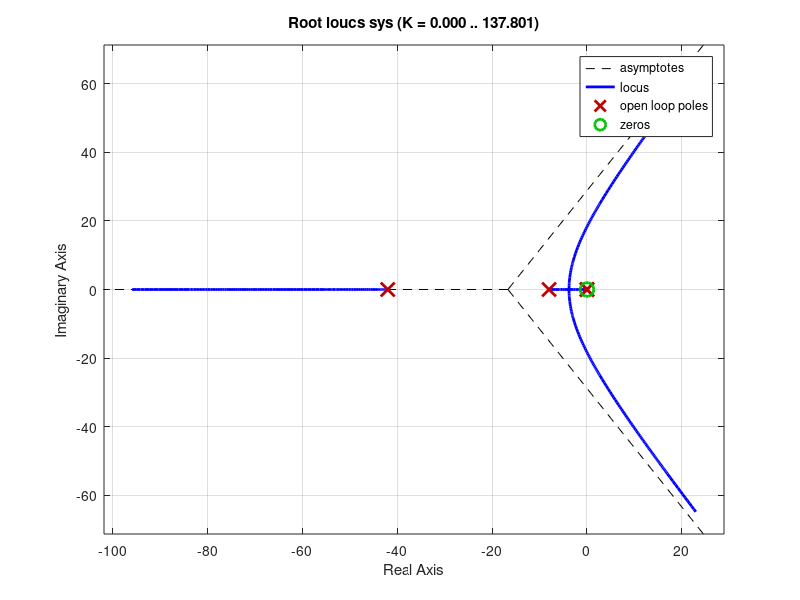

This chart was generated by the following MATLAB code:
clc; clear;

R2D=180/pi; %Rad2Deg conversion
RPM=30/pi; %Rad/sec to RPM conversion
%% Drone properties 
m=3; %Mass [kg]
g=9.81; %Gravity [N/kg]
L=0.3; %arm length [m]
Jx=0.01; %Inertia [Kg*m^2]
Jy=0.01;
Jz=0.02;

bp=0.001; %rotating damping coefficient
bq=0.001;
br=0.001;

cx=.00005; %translation damping coefficient
cy=0.005;
cz=3;

ts2=1; %Desired Position settling time
tsz=2; %Desired altitude settling time
ts=ts2/2;  %Desired attitude settling time

roll_angle_limit=pi/6; %angle (in Rad) to which the drone can incline
pitch_angle_limit=pi/6;
yaw_angle_limit=pi/6;

k_T=0.5; %Thrust coefficient of propellers
k_y=0.5; %Yaw coefficient

%% Attitude ctrl (inner loop 5X faster)


Tc=ts/25; %Time constant  % 5x faster than outer loop response (1s) 

%Roll ctrl
Kq=(Jy/Tc)-bq;   %inner loop derivative ctrl theta dot. Determined from 1st order transfer fcn form 
Kq2=Jy*((4/ts))*((-4/ts)+((bq+Kq)/Jy))/Kq; %Outer loop propportional for attitude ctrl

%Pitch ctrl
Kp=(Jx/Tc)-bp;
Kp2= Jx*((4/ts))*((-4/ts)+((bp+Kp)/Jx))/Kp;

%Yaw ctrl
Kr=(Jz/Tc)-br;
Kr2= Jz*((4/ts))*((-4/ts)+((br+Kr)/Jz))/Kr;

%% Position ctrl (with zero placement)

% X ctrl

alpha=-(bq+Kq)/(2*Jy);%for pole placement and clarity
beta=((2*alpha)^2)-4*Kq2*Kq/Jy;

p1=(alpha+(sqrt(beta))/2);%poles of 4th order Transfer function
p2=(alpha-(sqrt(beta))/2);
p3=-cx;
p4=0;


t1=atan((4/ts2)/(p1+(4/ts2))); %angles from poles to target poles
t2=atan((4/ts2)/(p2+(4/ts2)));
t3=atan((4/ts2)/(p3+(4/ts2)));
t4=3*pi/4;

z_x=cx; %Zero placement for desired reponse~~Warnings: if zero is placed at the first target pole, we end up having 2 poles and a zero on the same point
                                             %in the real world it might not be as accurate but it will still be stable around the pole 
tz=atan((4/ts2)/(-z_x+(4/ts2))); %angle from zero to target pole

l1=(p1+(4/ts2))/(cos(t1)); %lengths from poles/zero to targets 
l2=(p2+(4/ts2))/(cos(t2));
l3=(p3+(4/ts2))/(cos(t3));
l4=(p4+(4/ts2))/(cos(t4));
lz=(-z_x+(4/ts2))/(cos(tz));


Kx2=l1*l2*l3*l4/((Kq*Kq2*g/Jy)*lz); %prod of pole lengths divided prod of zero lengths
Kx2=abs(Kx2);


% %root locus check
Pxs=[p1 p2 p3 p4];
 
 a=cx;%computing simplicity
 b=(bq+Kq)/Jy;
 c=Kq*Kq2/Jy;
 
%sys = tf([c*g],[1 (a+b) (a*b+c) (a*c) 0]);
%rlocus(sys) % X RL w/ zero
sys = tf([c*g z_x*c*g],[1 (a+b) (a*b+c) (a*c) 0]);
rlocus(sys) % X RL w zero

% Y ctrl

alpha_y=-(bp+Kp)/(2*Jx);
beta_y=((2*alpha_y)^2)-4*Kp2*Kp/Jx;

py_1=(alpha_y+(sqrt(beta_y))/2);
py_2=(alpha_y-(sqrt(beta_y))/2);
py_3=-cy;
py_4=0;

ty_1=atan((4/ts2)/(py_1+(4/ts2)));
ty_2=atan((4/ts2)/(py_2+(4/ts2)));
ty_3=atan((4/ts2)/(py_3+(4/ts2)));
ty_4=3*pi/4;

z_y=cy;
ty_z=atan((4/ts2)/(-z_y+(4/ts2)));

ly_1=(py_1+(4/ts2))/(cos(ty_1));
ly_2=(py_2+(4/ts2))/(cos(ty_2));
ly_3=(py_3+(4/ts2))/(cos(ty_3));
ly_4=(py_4+(4/ts2))/(cos(ty_4));
ly_z=(-z_y+(4/ts2))/(cos(ty_z));

Ky2=ly_1*ly_2*ly_3*ly_4/((Kp*Kp2*g/Jx)*ly_z); 
Ky2=abs(Ky2);

%Root locus check
Pys=[py_1 py_2 py_3 py_4];

%sys2 = tf([g*Kp2*Kq/Jx z_y*g*Kp2*Kp/Jx],[1 (cy+(bp+Kp)/Jx) ((Kp*Kp2+cy*(bp+Kp))/Jx) (Kp2*Kp*cy/Jx) 0]);
%rlocus(sys2) % Y RL w zero

%% Altitude ctrler (Fast inner loop with feedforward feedback)

Tcz=tsz/25;

Kz=(m/Tcz)-cz;
Kz2= m*((4/tsz))*((-4/tsz)+((cz+Kz)/m))/Kz;
